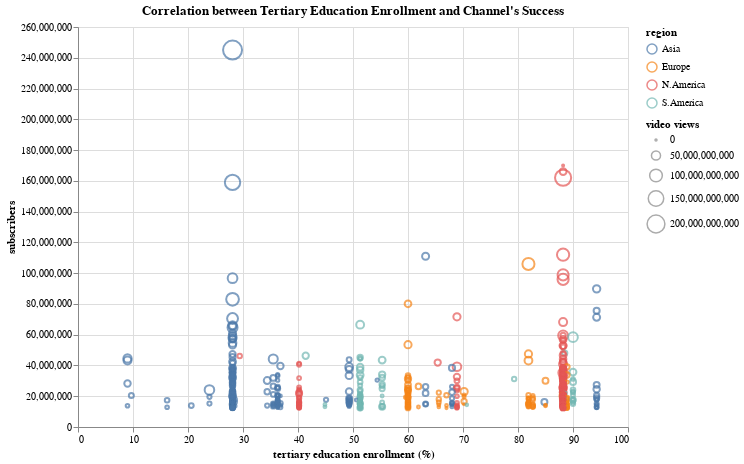

The notebook cell saved with this chart:
### Code cell
chart5 = alt.Chart(clean_df).mark_point().encode(
    alt.X('tertiary_education_enrollment', title = 'tertiary education enrollment (%)'),
    alt.Y('subscribers', title = 'subscribers'),
   alt.Size('video_views', title = 'video views'), 
    alt.Color('region'),
    alt.Tooltip(['youtuber','region','subscribers'])
).properties(title = "Correlation between Tertiary Education Enrollment and Channel's Success",
            height=400, width=550)
chart5

### Figure 1 — Vega-Lite specification as saved in the notebook (floating-point values rounded to 4 significant figures; data arrays with more than 128 entries replaced by an {"elided": "..."} marker saying what was removed)
{"config": {"view": {"continuousWidth": 300, "continuousHeight": 300}}, "data": {"name": "data-f860b324a9275f2d437e5bd9749416fd"}, "mark": {"type": "point"}, "encoding": {"color": {"field": "region", "type": "nominal"}, "size": {"field": "video_views", "title": "video views", "type": "quantitative"}, "tooltip": [{"field": "youtuber", "type": "nominal"}, {"field": "region", "type": "nominal"}, {"field": "subscribers", "type": "quantitative"}], "x": {"field": "tertiary_education_enrollment", "title": "tertiary education enrollment (%)", "type": "quantitative"}, "y": {"field": "subscribers", "title": "subscribers", "type": "quantitative"}}, "height": 400, "title": "Correlation between Tertiary Education Enrollment and Channel's Success", "width": 550, "$schema": "https://vega.github.io/schema/vega-lite/v5.14.1.json", "datasets": {"data-f860b324a9275f2d437e5bd9749416fd": {"elided": "811 records"}}}
